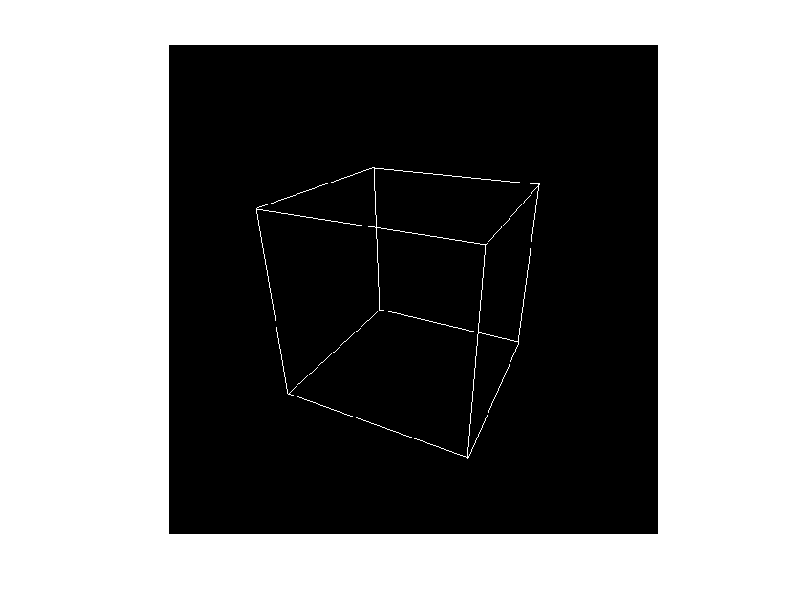

Write MATLAB code to recreate this figure.
function img_out = myGL_main()
  window_width = 512;
  window_height = 512;
  
  img_out = zeros(window_height, window_width);
  
  %%%
  %triangle_points = [128, 300;
  %                   256, 100;
  %                   384, 350];
  %img_out = myGL_rasterization_triangle(img_out, triangle_points, window_width, window_height);
  %return;
  %%%
  
  camera_position_vec3 = [0, 1.0, -2];
  camera_target_vec3 = [0.0, -0.5, 1.0];
  camera_up_vec3 = [0, 1, 0];

  camera_translate_mat4 = myGL_camera_translate_mat4(camera_position_vec3(1), camera_position_vec3(2), camera_position_vec3(3));
  camera_rotate_mat4 = myGL_camera_rotate_mat4(camera_target_vec3, camera_up_vec3);
  
  perspective_matrix_mat4 = myGL_get_perspective_mat4(60, window_width, window_height, 0.1, 1000);
  
  model_matrix_mat4 = [1, 0, 0, 0;
                       0, 1, 0, 0;
                       0, 0, 1, 0;
                       0, 0, 0, 1];
  
  figure(1);
  lHandle = imshow(img_out);

for j = 1:1
                   
  img_out = zeros(window_height, window_width);                 
  
  model_matrix_mat4 = myGL_rotate_mat4(25, [0, 1, 0]);
  %model_matrix_mat4 = myGL_rotate_mat4(6*j, [0, 1, 0]);
  %model_matrix_mat4 = myGL_rotate_mat4(-25, [1, 0, 0]) * model_matrix_mat4;
  
  %camera_translate_mat4 = eye(4,4);
  %camera_rotate_mat4 = eye(4,4);
  
  transformation_mat4 = myGL_get_transformation_mat4(perspective_matrix_mat4, camera_rotate_mat4, camera_translate_mat4, model_matrix_mat4);
  
  %test BEGIN
  %disp(camera_translate_mat4);
  %disp(camera_rotate_mat4);
  %test END
 
  %      ^ Y 
  %      |
  %  *1  |  *2  
  % -----|-----> X
  %  *4  |  *3

  point_front1_vec4 = [-0.5,  0.5, -0.5, 1]';
  point_front2_vec4 = [ 0.5,  0.5, -0.5, 1]';
  point_front3_vec4 = [ 0.5, -0.5, -0.5, 1]';
  point_front4_vec4 = [-0.5, -0.5, -0.5, 1]';
  
  point_back1_vec4 = [-0.5,  0.5, 0.5, 1]';
  point_back2_vec4 = [ 0.5,  0.5, 0.5, 1]';
  point_back3_vec4 = [ 0.5, -0.5, 0.5, 1]';
  point_back4_vec4 = [-0.5, -0.5, 0.5, 1]';
    
  p1_front_out = transformation_mat4 * point_front1_vec4;
  p2_front_out = transformation_mat4 * point_front2_vec4;
  p3_front_out = transformation_mat4 * point_front3_vec4;
  p4_front_out = transformation_mat4 * point_front4_vec4;
  
  p1_back_out = transformation_mat4 * point_back1_vec4;
  p2_back_out = transformation_mat4 * point_back2_vec4;
  p3_back_out = transformation_mat4 * point_back3_vec4;
  p4_back_out = transformation_mat4 * point_back4_vec4;
  
  out = [p1_front_out'; p2_front_out'; p3_front_out'; p4_front_out';
         p1_back_out'; p2_back_out'; p3_back_out'; p4_back_out'];
  
  out_point = [];
  for i=1:8
    x = out(i,1) / out(i,4);
    y = out(i,2) / out(i,4);
    
    x = (x + 1) * window_width / 2;
    y = window_height - (y + 1) * window_height / 2;
    
    x = round(x);
    y = round(y);
    
    disp([x y out(i,4)]);
    
    out_point = [out_point; [x y]];
    
    img_out = set_pixel(img_out, x, y, window_width, window_height);
  end  
  
  %disp(out_point);
  
  img_out = myGL_brezenhem(img_out, out_point(1,1), out_point(1,2), out_point(2,1), out_point(2,2), window_width, window_height);
  img_out = myGL_brezenhem(img_out, out_point(2,1), out_point(2,2), out_point(3,1), out_point(3,2), window_width, window_height);
  img_out = myGL_brezenhem(img_out, out_point(3,1), out_point(3,2), out_point(4,1), out_point(4,2), window_width, window_height);
  img_out = myGL_brezenhem(img_out, out_point(4,1), out_point(4,2), out_point(1,1), out_point(1,2), window_width, window_height);
  
  img_out = myGL_brezenhem(img_out, out_point(5,1), out_point(5,2), out_point(6,1), out_point(6,2), window_width, window_height);
  img_out = myGL_brezenhem(img_out, out_point(6,1), out_point(6,2), out_point(7,1), out_point(7,2), window_width, window_height);
  img_out = myGL_brezenhem(img_out, out_point(7,1), out_point(7,2), out_point(8,1), out_point(8,2), window_width, window_height);
  img_out = myGL_brezenhem(img_out, out_point(8,1), out_point(8,2), out_point(5,1), out_point(5,2), window_width, window_height); 
  
  img_out = myGL_brezenhem(img_out, out_point(1,1), out_point(1,2), out_point(5,1), out_point(5,2), window_width, window_height);
  img_out = myGL_brezenhem(img_out, out_point(2,1), out_point(2,2), out_point(6,1), out_point(6,2), window_width, window_height);
  img_out = myGL_brezenhem(img_out, out_point(3,1), out_point(3,2), out_point(7,1), out_point(7,2), window_width, window_height);
  img_out = myGL_brezenhem(img_out, out_point(4,1), out_point(4,2), out_point(8,1), out_point(8,2), window_width, window_height); 
  
  triangle_points = [out_point(1,1), out_point(1,2);
                     out_point(2,1), out_point(2,2);
                     out_point(3,1), out_point(3,2)];
  %img_out = myGL_rasterization_triangle(img_out, triangle_points, window_width, window_height);
  
  set(lHandle, 'CData', img_out);
  
  %filename = strcat('C:\Users\DJK\Desktop\cube\cub', num2str(j), '.png');
  %imwrite(img_out, filename)
  
  pause(0.1);
end

end

function img = set_pixel(img, x, y, window_width, window_height)
 if(x > 0 && x < window_width + 1 && y > 0 && y < window_height + 1)
   img(y, x) = 1;
 end
end

% glm::mat4 myMatrix = glm::translate(10.0f, 0.0f, 0.0f);
% use: %glm::vec4 transformedVector = myMatrix * myVector;
function translate_mat4 = myGL_translate_mat4(x, y, z)
  translate_mat4 = [1 0 0 x;
                    0 1 0 y;
                    0 0 1 z;
                    0 0 0 1];
end

% glm::mat4 myScalingMatrix = glm::scale(2.0f, 2.0f ,2.0f);
% use: glm::vec4 transformedVector = myScalingMatrix * myVector;
function scale_mat4 = myGL_scale_mat4(x, y ,z)
  scale_mat4 = [x 0 0 0;
                0 y 0 0;
                0 0 z 0;
                0 0 0 1];
end

% glm::rotate( angle_in_degrees, myRotationAxis );
function rotate_mat4 = myGL_rotate_mat4(angle_in_degrees, myRotationAxis_vec3)
  % RotationAngle is in radians
  RotationAngle = angle_in_degrees * (pi / 180);
  qx = myRotationAxis_vec3(1) * sin(RotationAngle / 2);
  qy = myRotationAxis_vec3(2) * sin(RotationAngle / 2);
  qz = myRotationAxis_vec3(3) * sin(RotationAngle / 2);
  qw = cos(RotationAngle / 2);

  rotate_mat4 = [1 - 2*qy*qy - 2*qz*qz, 2*qx*qy - 2*qz*qw,     2*qx*qz + 2*qy*qw,     0;
                 2*qx*qy + 2*qz*qw,     1 - 2*qx*qx - 2*qz*qz, 2*qy*qz - 2*qx*qw,     0;
                 2*qx*qz - 2*qy*qw,     2*qy*qz + 2*qx*qw,     1 - 2*qx*qx - 2*qy*qy, 0;
                 0,                     0,                     0,                     1];
end

% glm::mat4 myModelMatrix = myTranslationMatrix * myRotationMatrix * myScaleMatrix;
% glm::vec4 myTransformedVector = myModelMatrix * myOriginalVector;
function model_matrix_mat4 = myGL_get_model_matrix_mat4(translate_mat4, rotate_mat4, scale_mat4)
  model_matrix_mat4 = translate_mat4 * rotate_mat4 * scale_mat4;
end

% glm::mat4 Projection = glm::perspective(45.0f, 1.0f, 0.1f, 100.0f);
function perspective_matrix_mat4 = myGL_get_perspective_mat4(angle_in_degrees, window_width, window_height, zNear, zFar)
  ar = window_width / window_height;
  zRange = zNear - zFar;
  angle_in_radian = angle_in_degrees * (pi / 180);
  tanHalfFOV = tan(angle_in_radian / 2);
 
  perspective_matrix_mat4 = [1 / (tanHalfFOV * ar), 0,              0,                        0;
                             0,                     1 / tanHalfFOV, 0,                        0;
                             0,                     0,              (-zNear - zFar) / zRange, 2 * zFar * zNear / zRange;
                             0,                     0,              1,                        0];
end

% cross: C = cross(A, B)
% normalize: vec3_normalize = V/sqrt(sum(V.*V))

function camera_translate_mat4 = myGL_camera_translate_mat4(x, y, z)
 camera_translate_mat4 = [1 0 0 -x;
                          0 1 0 -y;
                          0 0 1 -z;
                          0 0 0  1];
end

function camera_rotate_mat4 = myGL_camera_rotate_mat4(m_camera_target_vec3, m_camera_up_vec3)
 N = m_camera_target_vec3;
 N = N/sqrt(sum(N.*N));
 
 U = m_camera_up_vec3;
 U = U/sqrt(sum(U.*U));
 U = cross(U, m_camera_target_vec3);
 
 V = cross(N, U);
 
 camera_rotate_mat4 = [U(1), U(2), U(3), 0;
                       V(1), V(2), V(3), 0;
                       N(1), N(2), N(3), 0;
                       0,    0,    0,    1];
end

function transformation_mat4 = myGL_get_transformation_mat4(perspective_matrix_mat4, camera_rotate_mat4, camera_translate_mat4, model_matrix_mat4)
  transformation_mat4 = perspective_matrix_mat4 * camera_rotate_mat4 * camera_translate_mat4 * model_matrix_mat4;
end               

function img = myGL_brezenhem(img, x0, y0, x1, y1, window_width, window_height)
  A = y1 - y0;
  B = x0 - x1;
  
  if (abs(A) > abs(B)) 
    sign = 1;
  else
    sign = -1;
  end
  
  if (A < 0)
    signa = -1;
  else
    signa = 1;
  end
  
  if (B < 0)
    signb = -1;
  else
    signb = 1;
  end
  
  f = 0;
  %img(y0, x0) = 1; % set point
  img = set_pixel(img, x0, y0, window_width, window_height);
  
  x = x0;
  y = y0;
  
  if (sign == -1)
    while(1)
      f = f + A*signa;
      if (f > 0)
        f = f - B*signb;
        y = y + signa;
      end
      x = x - signb;
      %img(y, x) = 1; % set point
      img = set_pixel(img, x, y, window_width, window_height);
      if (x ~= x1 || y ~= y1)
          continue;
      else
          break;
      end
    end
  else
    while(1)
      f = f + B*signb;
      if (f > 0)
        f = f - A*signa;
        x = x - signb;
      end
      y = y + signa;
      %img(y, x) = 1; % set point
      img = set_pixel(img, x, y, window_width, window_height);
     if (x ~= x1 || y ~= y1)
         continue;
     else
         break;
     end
    end
  end
end

%% Rasterization
function out =  myGL_rast_sign(p1x, p1y, p2x, p2y, p3x, p3y)
  out =  (p1x - p3x) * (p2y - p3y) - (p2x - p3x) * (p1y - p3y);
end

function out = myGL_rast_point_in_triangle(ptx, pty, v1x, v1y, v2x, v2y, v3x, v3y)
  b1 = myGL_rast_sign(ptx, pty, v1x, v1y, v2x, v2y) < 0;
  b2 = myGL_rast_sign(ptx, pty, v2x, v2y, v3x, v3y) < 0;
  b3 = myGL_rast_sign(ptx, pty, v3x, v3y, v1x, v1y) < 0;

  out =  ((b1 == b2) && (b2 == b3));
end

function img = myGL_rasterization_triangle(img, triangle_points, window_width, window_height)
  %find box for triangle
  min_x = triangle_points(1,1);
  max_x = triangle_points(1,1);
  min_y = triangle_points(1,2);
  max_y = triangle_points(1,2);
  
  for i=2:3
    if(min_x > triangle_points(i,1))
      min_x = triangle_points(i,1);
    end
    
    if(max_x < triangle_points(i,1))
      max_x = triangle_points(i,1);
    end
    
    if(min_y > triangle_points(i,2))
      min_y = triangle_points(i,2);
    end
    
    if(max_y < triangle_points(i,2))
      max_y = triangle_points(i,2);
    end
  end

  for i=min_y:max_y
    for j=min_x:max_x
      if(i > 0 && i < window_height + 1 && j > 0 && j < window_width + 1)
          if(myGL_rast_point_in_triangle(j, i, triangle_points(1,1), triangle_points(1,2), triangle_points(2,1), triangle_points(2,2), triangle_points(3,1), triangle_points(3,2)))
            img(i, j) = 1;
          end
      end
    end
  end
end 
